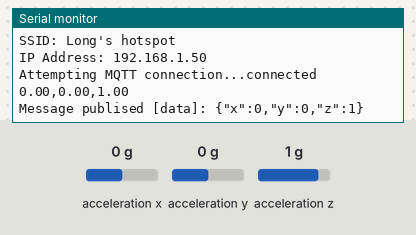
Recording of a sketch running on a simulated Arduino Nano 33 IoT. Shown: the last lines printed to the serial monitor. The test bench sets the inputs (shaded band); at power-on: acceleration x 0 g, acceleration y 0 g, acceleration z 1 g. WiFi joins after 1.5 s; servers stay silent unless stated; no MQTT or app messages arrive unless stated.

Above: at 7.7 s.
7.8 s: acceleration x set to -1.4 g
At 12.2 s:
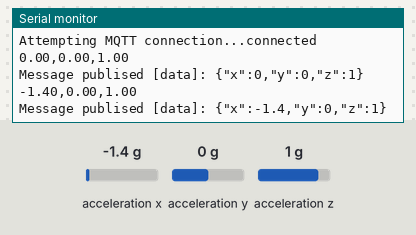
13.4 s: acceleration y set to -1.4 g
At 17.2 s:
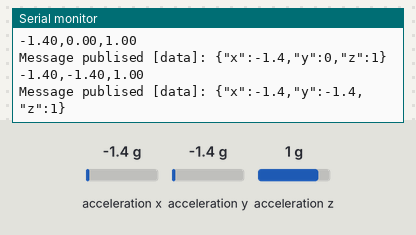
19.0 s: acceleration z set to -1.4 g
At 22.3 s:
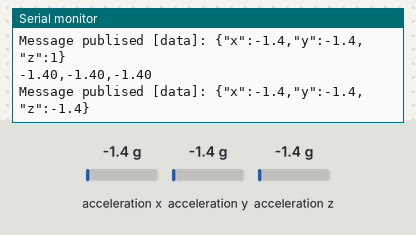

The sketch:

sketch_aug11a.ino
```cpp
#include <Arduino_LSM6DS3.h>
#include <PubSubClient.h>
#include <SPI.h>
#include <WiFiNINA.h>
#include <ArduinoJson.h>

// WiFi Credentials
char ssid[] = "Long's hotspot";
char pass[] = "123456677";

int status = WL_IDLE_STATUS;

// Initialize WiFi client
WiFiSSLClient wifi_client;

// Connect to Wifi Access Point
void connectToAP(){
  while (status != WL_CONNECTED){
      Serial.print("Attempting to connect to SSID: ");
      Serial.println(ssid);

      // Connect to WPA/WP2 network
      status = WiFi.begin(ssid, pass);

      // wait 5 second for connection
      delay(5000);

      if (status == WL_CONNECTED){
          Serial.println("Connected to WiFi");
          printWifiStatus();
        }else{
            Serial.println("Failed to connect. Retrying...");
          }
      Serial.println("Connected");
    }
  }

// Print results to serial monitor
void printWifiStatus(){
  // Network SSID
  Serial.print("SSID: ");
  Serial.println(WiFi.SSID());

  // Device IP address
  IPAddress ip = WiFi.localIP();
  Serial.print("IP Address: ");
  Serial.println(ip);
  }

// Gyroscope axis
float x, y, z;


/******* MQTT Broker Connection Details *******/
const char* mqtt_server = "943103f9e51648f9b2e42b0741f78511.s1.eu.hivemq.cloud";
const char* mqtt_username = "";
const char* mqtt_password = "";
const int mqtt_port =8883;

/**** MQTT Client Initialisation Using WiFi Connection *****/
PubSubClient client(wifi_client);

unsigned long lastMsg = 0;
#define MSG_BUFFER_SIZE (50)
char msg[MSG_BUFFER_SIZE];


/************* Connect to MQTT Broker ***********/
void reconnect() {
  // Loop until we're reconnected
  while (!client.connected()) {
    Serial.print("Attempting MQTT connection...");
    String clientId = "LongID";   // Create a random client ID
    //clientId += String(random(0xffff), HEX);
    // Attempt to connect
    if (client.connect(clientId.c_str(), mqtt_username, mqtt_password)) {
      Serial.println("connected");

     //
    } else {
      Serial.print("failed, rc=");
      Serial.print(client.state());
      Serial.println(" try again in 5 seconds");   // Wait 5 seconds before retrying
      delay(5000);
    }
  }
}


/***** Call back Method for Receiving MQTT messages ****/

void callback(char* topic, byte* payload, unsigned int length) {
  String incommingMessage = "";
  for (int i = 0; i < length; i++) incommingMessage+=(char)payload[i];

  Serial.println("Message arrived ["+String(topic)+"]"+incommingMessage);

  //--- check the incomming message
    if( strcmp(topic,"led_state") == 0){
     //
  }

}


/**** Method for Publishing MQTT Messages **********/
void publishMessage(const char* topic, String payload , boolean retained){
  if (client.publish(topic, payload.c_str(), true)){
      Serial.println("Message publised ["+String(topic)+"]: "+payload);
    } else{
        Serial.println("Message publish failed");
      }
}


void setup() {
  Serial.begin(9600); // set baud rate
  while (!Serial);  // wait for port to init

  if (!IMU.begin()) {
    while (1);
  }

  // Check for the WiFi module
  if (WiFi.status() == WL_NO_MODULE){
      Serial.println("WiFi module failed!");
      while (true);
    }

  // wifi connection
  connectToAP();
  printWifiStatus();


  //mqtt connection
  client.setServer(mqtt_server, mqtt_port);
  client.setCallback(callback);
}

void loop() {
  // check if client is connected
  if (!client.connected()) reconnect(); // check if client is connected
  client.loop();

  // read accelero data
  if (IMU.accelerationAvailable()) {
    IMU.readAcceleration(x, y, z);
  }

  Serial.println(String(x) + "," + String(y) + "," + String(z));

  DynamicJsonDocument doc(1024);
  doc["x"] = x;
  doc["y"] = y;
  doc["z"] = z;

  char mqtt_message[128];
  serializeJson(doc, mqtt_message);

  publishMessage("data", mqtt_message, true); // send topic and data


  delay(5000); // delay 5s
}
```

Measured:
- after the input at 7.8 s, the serial monitor: prints a new line after 3.8 s (image 1)
- after the input at 13.4 s, the serial monitor: prints a new line after 3.2 s (image 2)
- after the input at 19.0 s, the serial monitor: prints a new line after 2.6 s (image 3)
